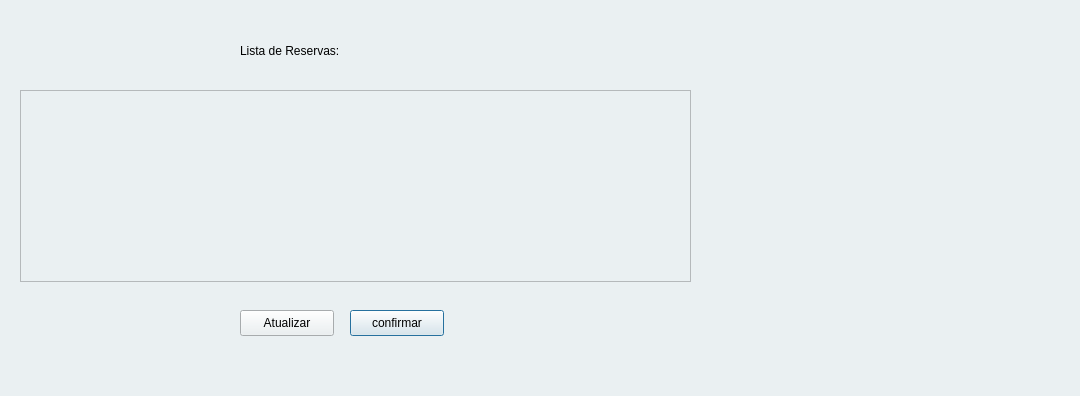
<?xml version="1.0" encoding="UTF-8"?>
<ui version="4.0">
 <class>ListarReservaDialog</class>
 <widget class="QDialog" name="ListarReservaDialog">
  <property name="geometry">
   <rect>
    <x>0</x>
    <y>0</y>
    <width>1080</width>
    <height>396</height>
   </rect>
  </property>
  <property name="windowTitle">
   <string>Dialog</string>
  </property>
  <property name="styleSheet">
   <string notr="true">background-color: rgb(234, 240, 242);</string>
  </property>
  <widget class="QPushButton" name="confirmarSelecionadaButton">
   <property name="geometry">
    <rect>
     <x>350</x>
     <y>310</y>
     <width>94</width>
     <height>26</height>
    </rect>
   </property>
   <property name="text">
    <string>confirmar</string>
   </property>
  </widget>
  <widget class="QPushButton" name="refreshButton">
   <property name="geometry">
    <rect>
     <x>240</x>
     <y>310</y>
     <width>94</width>
     <height>26</height>
    </rect>
   </property>
   <property name="text">
    <string>Atualizar</string>
   </property>
  </widget>
  <widget class="QTableWidget" name="reservasTableWidget">
   <property name="geometry">
    <rect>
     <x>20</x>
     <y>90</y>
     <width>671</width>
     <height>192</height>
    </rect>
   </property>
  </widget>
  <widget class="QLabel" name="label">
   <property name="geometry">
    <rect>
     <x>240</x>
     <y>30</y>
     <width>241</width>
     <height>41</height>
    </rect>
   </property>
   <property name="styleSheet">
    <string notr="true">font: 700 italic 22pt &quot;Liberation Serif&quot;;</string>
   </property>
   <property name="text">
    <string>Lista de Reservas:</string>
   </property>
  </widget>
  <widget class="QLabel" name="label_2">
   <property name="geometry">
    <rect>
     <x>700</x>
     <y>0</y>
     <width>381</width>
     <height>401</height>
    </rect>
   </property>
   <property name="styleSheet">
    <string notr="true"/>
   </property>
   <property name="text">
    <string/>
   </property>
   <property name="pixmap">
    <pixmap resource="icons.qrc">:/images/imagens/logoo.png</pixmap>
   </property>
   <property name="scaledContents">
    <bool>true</bool>
   </property>
  </widget>
 </widget>
 <resources>
  <include location="icons.qrc"/>
 </resources>
 <connections/>
</ui>
